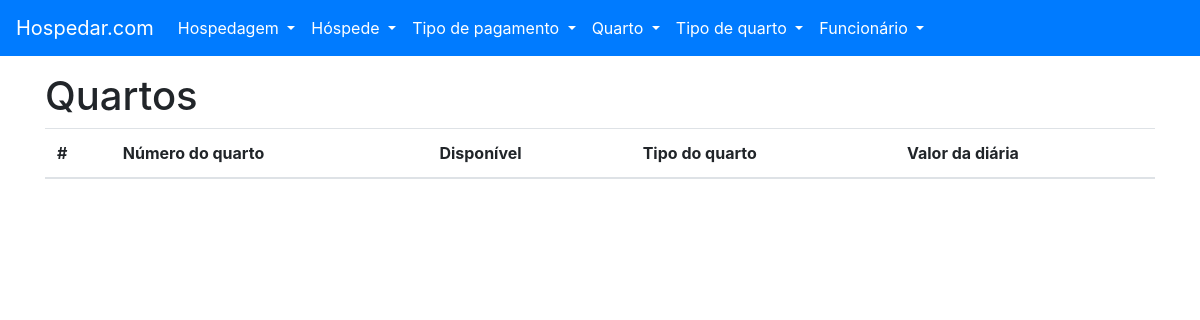
Page /quarto/listar on the earlier database version.
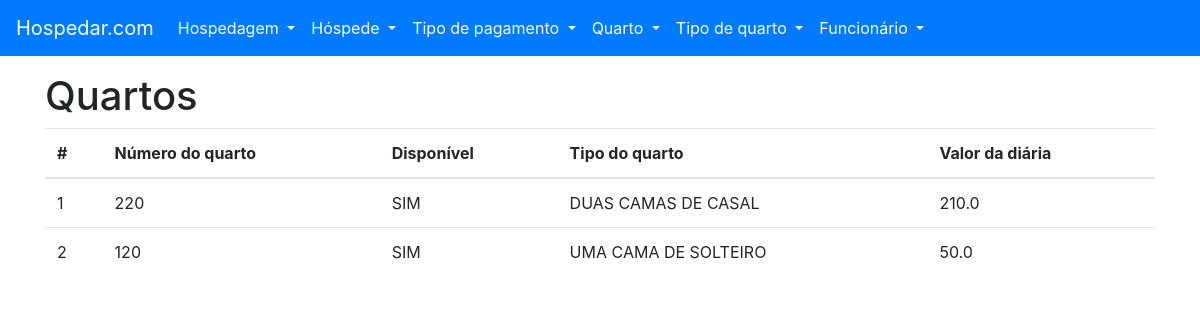
Same page on the later database version.
### tables this page shows
CREATE TABLE "QUARTO" (
	"ID_QUARTO" INTEGER NOT NULL PRIMARY KEY AUTOINCREMENT UNIQUE,
	"NU_QUARTO" INTEGER NOT NULL UNIQUE,
	"IN_DISPONIVEL" BOOLEAN NOT NULL, -- BOOLEAN 0/1
	"ID_TIPO_QUARTO" INTEGER NOT NULL,

	FOREIGN KEY ("ID_TIPO_QUARTO") REFERENCES "TIPO_QUARTO" ("ID_TIPO_QUARTO")
);

CREATE TABLE "TIPO_QUARTO" (
	"ID_TIPO_QUARTO" INTEGER NOT NULL PRIMARY KEY AUTOINCREMENT UNIQUE,
	"NO_TIPO_QUARTO" VARCHAR(16) NOT NULL UNIQUE,
	"VL_DIARIA" REAL NOT NULL
);

### project/backend/quarto/views.py (the view)
def listar():
    with QuartoTipoQuartView(DATABASE_URL) as db:
        try:
            quarto_tipo_quarto = db.select_all()
        except (DatabaseException, OperationalError, IntegrityError) as err:
            flash(str(err), 'danger')
            return render_template('quarto-listar.html')
    return render_template('quarto-listar.html', quarto_tipo_quarto=quarto_tipo_quarto)

### project/backend/main/models.py (called while the page is built)
    def __enter__(self):
        self.open()
        return self

    def __exit__(self, exc_type, exc_val, exc_tb):
        self.close()

    def open(self):
        self._connection = sqlite3.connect(self.url)

    def close(self):
        self._connection.close()

    def cursor_to_dict(self, cursors: Iterable):
        return [dict(zip(self.__tablecolumns__, cursor)) for cursor in cursors]

    def select_all(self):
        if self._connection:
            return self.cursor_to_dict(self._connection.execute(f'SELECT * FROM {self.__tablename__};'))
        raise ProgrammingError('ProgrammingError: Cannot operate on a closed database.')

### project/frontend/templates/quarto-listar.html (shortened to what this page needs)
{% extends 'base.html' %}
{% from 'macros.html' import flash %}
{% block content %}
    <h1>Quartos</h1>
    <table class="table">
        <thead>
        <tr>
            <th scope="col">#</th>
            <th scope="col">Número do quarto</th>
            <th scope="col">Disponível</th>
            <th scope="col">Tipo do quarto</th>
            <th scope="col">Valor da diária</th>
        </tr>
        </thead>
        <tbody>
        {% for quarto in quarto_tipo_quarto %}
            <tr>
                <td scope="row">{{ quarto['ID_QUARTO'] }}</td>
                <td>{{ quarto['NU_QUARTO'] }}</td>
                {% if quarto['IN_DISPONIVEL'] %}
                    <td>SIM</td>
                {% else %}
                    <td>NÃO</td>
                {% endif %}
                <td>{{ quarto['NO_TIPO_QUARTO'] }}</td>
                <td>{{ quarto['VL_DIARIA'] }}</td>
            </tr>
        {% endfor %}
        </tbody>
    </table>
{% endblock content%}

### project/frontend/templates/base.html (shortened to what this page needs)
<!DOCTYPE html>
<html lang="pt">
<head>
    <link rel="stylesheet" href="https://maxcdn.bootstrapcdn.com/bootstrap/4.0.0/css/bootstrap.min.css">
</head>
<body>
    <nav class="navbar navbar-expand-md navbar-light bg-primary">
        <a class="navbar-brand text-white" href="{{ url_for('main.home') }}">Hospedar.com</a>
        <div class="collapse navbar-collapse" id="navbarSupportedContent">
            <ul class="navbar-nav mr-auto">
                <li class="nav-item dropdown">
                    <a class="nav-link dropdown-toggle text-white" href="#" role="button" data-toggle="dropdown" aria-haspopup="true" aria-expanded="false">
                        Hospedagem
                    </a>
                </li>
                <li class="nav-item dropdown">
                    <a class="nav-link dropdown-toggle text-white" href="#" role="button" data-toggle="dropdown" aria-haspopup="true" aria-expanded="false">
                        Hóspede
                    </a>
                </li>
                <li class="nav-item dropdown">
                    <a class="nav-link dropdown-toggle text-white" href="#" role="button" data-toggle="dropdown" aria-haspopup="true" aria-expanded="false">
                        Tipo de pagamento
                    </a>
                </li>
                <li class="nav-item dropdown">
                    <a class="nav-link dropdown-toggle text-white" href="#" role="button" data-toggle="dropdown" aria-haspopup="true" aria-expanded="false">
                        Quarto
                    </a>
                </li>
                <li class="nav-item dropdown">
                    <a class="nav-link dropdown-toggle text-white" href="#" role="button" data-toggle="dropdown" aria-haspopup="true" aria-expanded="false">
                        Tipo de quarto
                    </a>
                </li>
                <li class="nav-item dropdown">
                    <a class="nav-link dropdown-toggle text-white" href="#" role="button" data-toggle="dropdown" aria-haspopup="true" aria-expanded="false">
                        Funcionário
                    </a>
                </li>
            </ul>
        </div>
    </nav>
    <div class="container mt-3">
        {% block content %} {% endblock content %}
    </div>
</body>
</html>

Differences in the rows shown:
added QUARTO: ID_QUARTO "1", NU_QUARTO "220", IN_DISPONIVEL "SIM", NO_TIPO_QUARTO "DUAS CAMAS DE CASAL", VL_DIARIA "210.0"
added QUARTO: ID_QUARTO "2", NU_QUARTO "120", IN_DISPONIVEL "SIM", NO_TIPO_QUARTO "UMA CAMA DE SOLTEIRO", VL_DIARIA "50.0"
